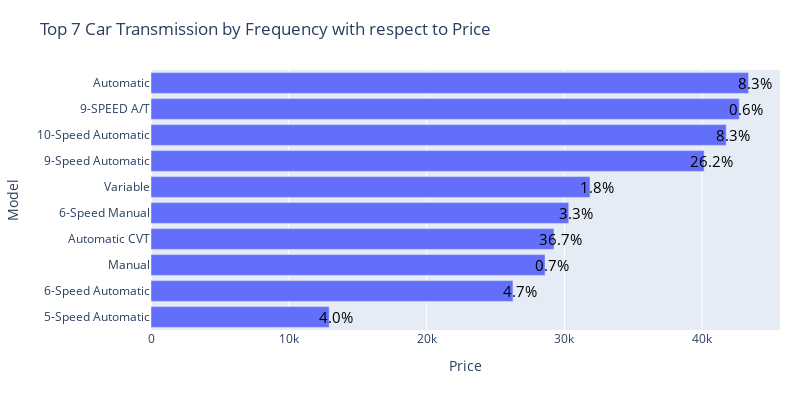

The cell this chart's notebook holds for it:
### Code cell
import plotly.graph_objs as go
import pandas as pd

# create a dataframe of the top 5 car Transmission by frequency and their mean price
top_models = df_mean_imputed['Transmission'].value_counts().nlargest(10).index
cat_price = df_mean_imputed.groupby('Transmission')['Price'].mean()[top_models]
df_top_models = pd.DataFrame({'Transmission': cat_price.index, 'Price': cat_price.values})
df_top_models = df_top_models.sort_values(by='Price')

# create a horizontal bar plot using plotly
fig = go.Figure()
fig.add_trace(go.Bar(x=df_top_models['Price'], y=df_top_models['Transmission'], orientation='h'))

# customize the layout of the plot
fig.update_layout(
    title='Top 7 Car Transmission by Frequency with respect to Price',
    xaxis_title='Price',
    yaxis_title='Model',
    margin=dict(l=100, r=20, t=70, b=70),
    height=400,
    width=800,
)

# add percentage labels to each bar
for i, v in enumerate(df_top_models['Price']):
    fig.add_annotation(
        x=v+500,
        y=df_top_models.iloc[i]['Transmission'],
        text='{:.1f}%'.format((df_mean_imputed['Transmission'].value_counts(normalize=True)*100)[df_top_models.iloc[i]['Transmission']]),
        showarrow=False,
        font=dict(size=15, color='black'),
    )

# show the plot
fig.show()

### Figure 1 — Plotly figure (JSON) as saved in the notebook; plotly's stock layout.template omitted (floating-point values rounded to 4 significant figures)
{"data": [{"orientation": "h", "type": "bar", "x": [12930.0, 26270.0, 28600.0, 29240.0, 30310.0, 31860.0, 40140.0, 41740.0, 42690.0, 43360.0], "y": ["5-Speed Automatic", "6-Speed Automatic", "Manual", "Automatic CVT", "6-Speed Manual", "Variable", "9-Speed Automatic", "10-Speed Automatic", "9-SPEED A/T", "Automatic"]}], "layout": {"annotations": [{"font": {"color": "black", "size": 15}, "showarrow": false, "text": "4.0%", "x": 13430.0, "y": "5-Speed Automatic"}, {"font": {"color": "black", "size": 15}, "showarrow": false, "text": "4.7%", "x": 26770.0, "y": "6-Speed Automatic"}, {"font": {"color": "black", "size": 15}, "showarrow": false, "text": "0.7%", "x": 29100.0, "y": "Manual"}, {"font": {"color": "black", "size": 15}, "showarrow": false, "text": "36.7%", "x": 29740.0, "y": "Automatic CVT"}, {"font": {"color": "black", "size": 15}, "showarrow": false, "text": "3.3%", "x": 30810.0, "y": "6-Speed Manual"}, {"font": {"color": "black", "size": 15}, "showarrow": false, "text": "1.8%", "x": 32360.0, "y": "Variable"}, {"font": {"color": "black", "size": 15}, "showarrow": false, "text": "26.2%", "x": 40640.0, "y": "9-Speed Automatic"}, {"font": {"color": "black", "size": 15}, "showarrow": false, "text": "8.3%", "x": 42240.0, "y": "10-Speed Automatic"}, {"font": {"color": "black", "size": 15}, "showarrow": false, "text": "0.6%", "x": 43190.0, "y": "9-SPEED A/T"}, {"font": {"color": "black", "size": 15}, "showarrow": false, "text": "8.3%", "x": 43860.0, "y": "Automatic"}], "height": 400, "margin": {"b": 70, "l": 100, "r": 20, "t": 70}, "title": {"text": "Top 7 Car Transmission by Frequency with respect to Price"}, "width": 800, "xaxis": {"title": {"text": "Price"}}, "yaxis": {"title": {"text": "Model"}}}}
